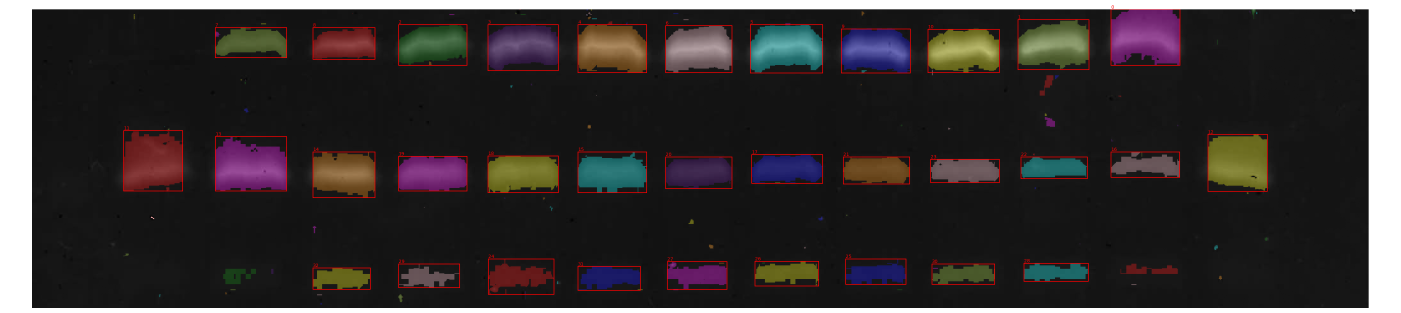
#> input picture Obrazky/01.png, 4202 x 939 px (shown at 1/3 size)
$ python simple_cutting.py
#> lines starting #> are read from the running program, lines starting #| are printed output that depends on the picture
#!/usr/bin/python3
# -*- coding: utf-8 -*-

"""
    this program will blindly cut pictures same way
"""

import argparse
import glob
from time import sleep

import matplotlib.pyplot as plt
import matplotlib.patches as mpatches
from skimage import io
from skimage.segmentation import clear_border
from skimage.measure import label, regionprops
from skimage.morphology import closing, square
from skimage.color import label2rgb, rgb2gray


parser = argparse.ArgumentParser()
parser.add_argument('--thresh', default = 0.17, type = float, help = 'Thresh parametr')
parser.add_argument('--dir', default = '*/', type = str, help = 'directory name')
parser.add_argument('-e', default = '*', type = str, help = 'file type')
parser.add_argument('-x0', default = 0, type = int, help = 'minimal x')
parser.add_argument('-x1', default = 100, type = int, help = 'maximal x')
parser.add_argument('-y0', default = 0, type = int, help = 'minimal y')
parser.add_argument('-y1', default = 100, type = int, help = 'maximal y')
parser.add_argument('--ex', default = 'tif', type = str, help = 'file type export')


def simple_cut(args, file_name):
    """
        cut and save file
    """
#> called with file_name = 'Obrazky/01.png'
    image = io.imread(file_name)
#> image is the input picture: shape (939, 4202, 4); mean R, G, B, A 54.2, 49.3, 49.4, 255
    mini_image = image[args.y0:args.y1,args.x0:args.x1,:]
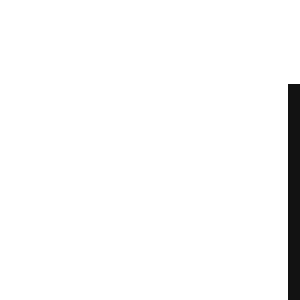
#> mini_image: shape (100, 100, 4) (shown 3 times larger); mean R, G, B, A 248.2, 248.2, 248.2, 255
    io.imsave(file_name.replace(f'.{args.e}', f'_cut.{args.ex}'), mini_image)

# [44 lines left out: function separate, not called in this run]

def main(args):
    """
        find all pictures in directory and process them
    """
    print(args.dir)
    for file_name in glob.glob(f'{args.dir}*.{args.e}'):
        print('\t', file_name)
        simple_cut(args, file_name)

if __name__ == "__main__":
    args = parser.parse_args([] if "__file__" not in globals() else None)
#> (the run stopped early here; a loop or call above may not have finished)
